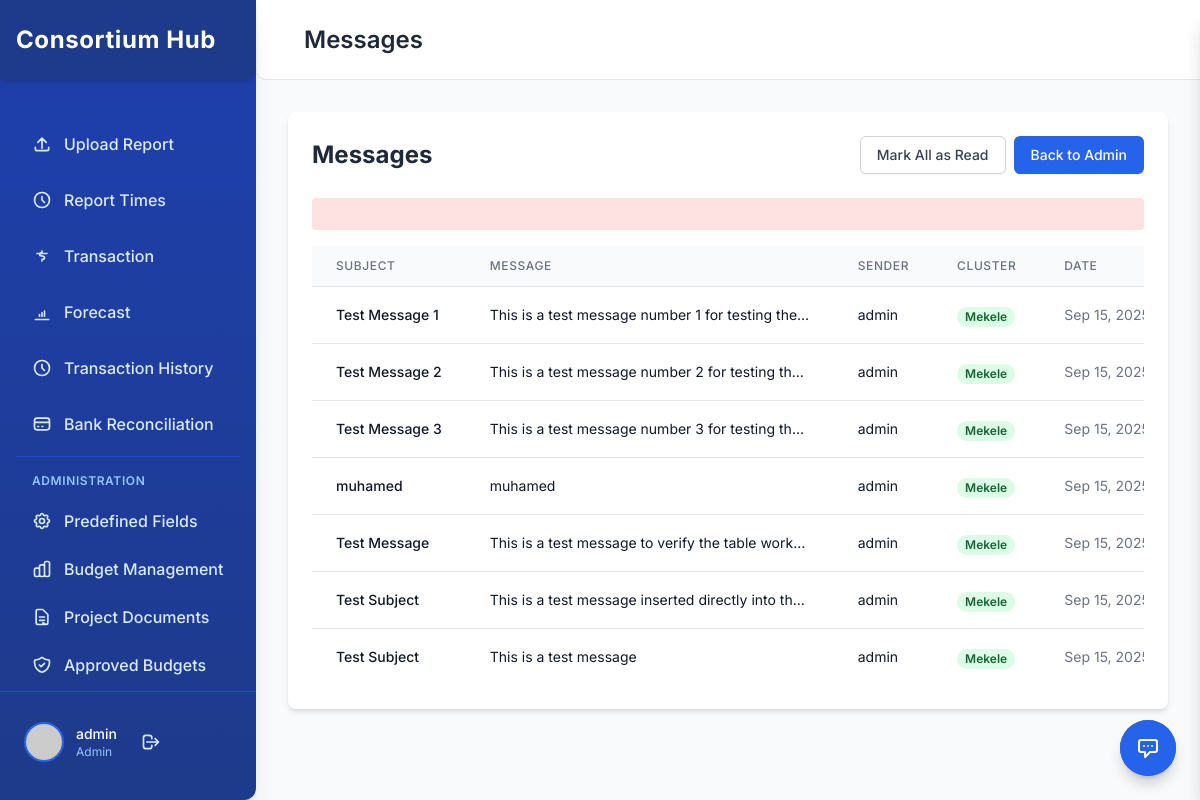
The app's page /admin_messages.php (signed in) with its own data.
### tables this page shows
CREATE TABLE `messages` (
  `id` int(11) NOT NULL,
  `sender_id` int(11) NOT NULL,
  `recipient_id` int(11) DEFAULT NULL,
  `subject` varchar(255) NOT NULL,
  `message` text NOT NULL,
  `is_read` tinyint(1) DEFAULT 0,
  `created_at` timestamp NOT NULL DEFAULT current_timestamp()
);

CREATE TABLE `users` (
  `id` int(11) NOT NULL,
  `username` varchar(100) NOT NULL,
  `email` varchar(100) NOT NULL,
  `password` varchar(255) NOT NULL,
  `role` enum('admin','finance_officer') NOT NULL DEFAULT 'finance_officer',
  `cluster_name` varchar(100) DEFAULT NULL,
  `is_active` tinyint(1) DEFAULT 1,
  `created_at` timestamp NOT NULL DEFAULT current_timestamp(),
  `updated_at` timestamp NOT NULL DEFAULT current_timestamp() ON UPDATE current_timestamp()
);

### admin_messages.php (the view, shortened to what this page needs)
<?php
require_once 'config.php';
try {
    $stmt = $conn->prepare("SELECT m.*, u.username, u.cluster_name FROM messages m JOIN users u ON m.sender_id = u.id ORDER BY m.created_at DESC");
    $stmt->execute();
    $messages = $stmt->fetchAll(PDO::FETCH_ASSOC);
} catch (PDOException $e) {
    $error_message = "Error fetching messages: " . $e->getMessage();
    $messages = [];
}
?>
<?php include 'header.php'; ?>
<div class="flex flex-col flex-1 min-w-0">
    <header class="flex items-center justify-between h-20 px-8 bg-white border-b border-gray-200 shadow-sm rounded-bl-xl">
        <div class="flex items-center">
            <h2 class="ml-4 text-2xl font-semibold text-gray-800">Messages</h2>
        </div>
    </header>
    <main class="flex-1 p-8 overflow-y-auto overflow-x-auto bg-gray-50">
        <div class="bg-white rounded-lg shadow-md p-6 max-w-6xl mx-auto">
            <div class="flex justify-between items-center mb-6">
                <h1 class="text-2xl font-bold text-gray-800">Messages</h1>
                <div class="flex space-x-2">
                    <a href="admin_mark_all_messages_read.php" class="inline-flex items-center px-4 py-2 border border-gray-300 text-sm font-medium rounded-md shadow-sm text-gray-700 bg-white hover:bg-gray-50 focus:outline-none focus:ring-2 focus:ring-offset-2 focus:ring-blue-500">
                        Mark All as Read
                    </a>
                    <a href="admin.php" class="inline-flex items-center px-4 py-2 border border-transparent text-sm font-medium rounded-md shadow-sm text-white bg-blue-600 hover:bg-blue-700 focus:outline-none focus:ring-2 focus:ring-offset-2 focus:ring-blue-500">
                        Back to Admin
                    </a>
                </div>
            </div>
            <?php if (isset($error_message)): ?>
                <div class="mb-4 p-4 rounded bg-red-100 text-red-700">
                </div>
            <?php endif; ?>
            <?php if (empty($messages)): ?>
                <div class="text-center py-8">
                    <svg class="mx-auto h-12 w-12 text-gray-400" fill="none" stroke="currentColor" viewBox="0 0 24 24">
                        <path stroke-linecap="round" stroke-linejoin="round" stroke-width="2" d="M8 10h.01M12 10h.01M16 10h.01M9 16H5a2 2 0 01-2-2V6a2 2 0 012-2h14a2 2 0 012 2v8a2 2 0 01-2 2h-5l-5 5v-5z"></path>
                    </svg>
                    <h3 class="mt-2 text-sm font-medium text-gray-900">No messages</h3>
                    <p class="mt-1 text-sm text-gray-500">No messages have been sent yet.</p>
                </div>
            <?php else: ?>
                <div class="overflow-x-auto">
                    <table class="min-w-full divide-y divide-gray-200">
                        <thead class="bg-gray-50">
                            <tr>
                                <th scope="col" class="px-6 py-3 text-left text-xs font-medium text-gray-500 uppercase tracking-wider">Subject</th>
                                <th scope="col" class="px-6 py-3 text-left text-xs font-medium text-gray-500 uppercase tracking-wider">Message</th>
                                <th scope="col" class="px-6 py-3 text-left text-xs font-medium text-gray-500 uppercase tracking-wider">Sender</th>
                                <th scope="col" class="px-6 py-3 text-left text-xs font-medium text-gray-500 uppercase tracking-wider">Cluster</th>
                                <th scope="col" class="px-6 py-3 text-left text-xs font-medium text-gray-500 uppercase tracking-wider">Date</th>
                            </tr>
                        </thead>
                        <tbody class="bg-white divide-y divide-gray-200">
                            <?php foreach ($messages as $message): ?>
                                <tr>
                                    <td class="px-6 py-4 whitespace-nowrap">
                                        <div class="text-sm font-medium text-gray-900">
                                            <?php echo htmlspecialchars($message['subject'] ?: 'No Subject'); ?>
                                        </div>
                                    </td>
                                    <td class="px-6 py-4">
                                        <div class="text-sm text-gray-900 max-w-xs truncate" title="<?php echo htmlspecialchars($message['message']); ?>">
                                            <?php echo htmlspecialchars(substr($message['message'], 0, 50)) . (strlen($message['message']) > 50 ? '...' : ''); ?>
                                        </div>
                                    </td>
                                    <td class="px-6 py-4 whitespace-nowrap">
                                        <div class="text-sm text-gray-900"><?php echo htmlspecialchars($message['username']); ?></div>
                                    </td>
                                    <td class="px-6 py-4 whitespace-nowrap">
                                        <span class="px-2 inline-flex text-xs leading-5 font-semibold rounded-full bg-green-100 text-green-800">
                                            <?php echo htmlspecialchars($message['cluster_name'] ?? 'N/A'); ?>
                                        </span>
                                    </td>
                                    <td class="px-6 py-4 whitespace-nowrap text-sm text-gray-500">
                                        <?php echo date('M j, Y g:i A', strtotime($message['created_at'])); ?>
                                    </td>
                                </tr>
                            <?php endforeach; ?>
                        </tbody>
                    </table>
                </div>
            <?php endif; ?>
        </div>
    </main>
</div>
<?php include 'message_system.php'; ?>

### header.php (style rules this page uses)
body { font-family: 'Inter', sans-serif; overflow-y: auto; overflow-x: hidden; }

### records on screen
messages: subject "Test Message 1", message "This is a test message number 1 for testing the…", users.username "admin", users.cluster_name "Mekele", created_at "Sep 15,…"
messages: subject "Test Message 2", message "This is a test message number 2 for testing th…", users.username "admin", users.cluster_name "Mekele", created_at "Sep 15,…"
messages: subject "Test Message 3", message "This is a test message number 3 for testing th…", users.username "admin", users.cluster_name "Mekele", created_at "Sep 15,…"
messages: subject "muhamed", message "muhamed", users.username "admin", users.cluster_name "Mekele", created_at "Sep 15,…"
messages: subject "Test Message", message "This is a test message to verify the table work…", users.username "admin", users.cluster_name "Mekele", created_at "Sep 15,…"
messages: subject "Test Subject", message "This is a test message inserted directly into th…", users.username "admin", users.cluster_name "Mekele", created_at "Sep 15,…"
messages: subject "Test Subject", message "This is a test message", users.username "admin", users.cluster_name "Mekele", created_at "Sep 15,…"

### other values on screen
$_SESSION['username'] "admin"
$_SESSION['role'] "Admin"
